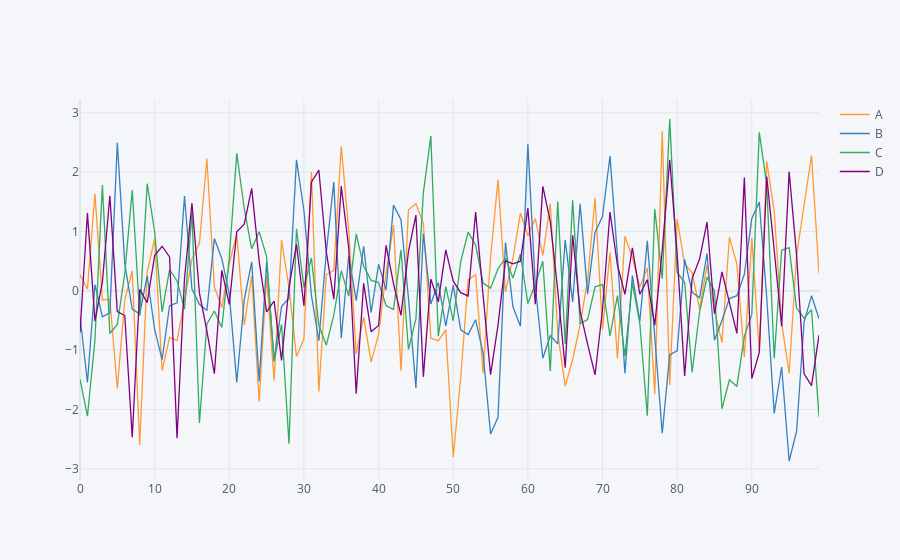

The code cell stored with this chart in its notebook:
### Code cell
## We can create an interactive plot using the iplot method, this is a very simple example
df.iplot()
